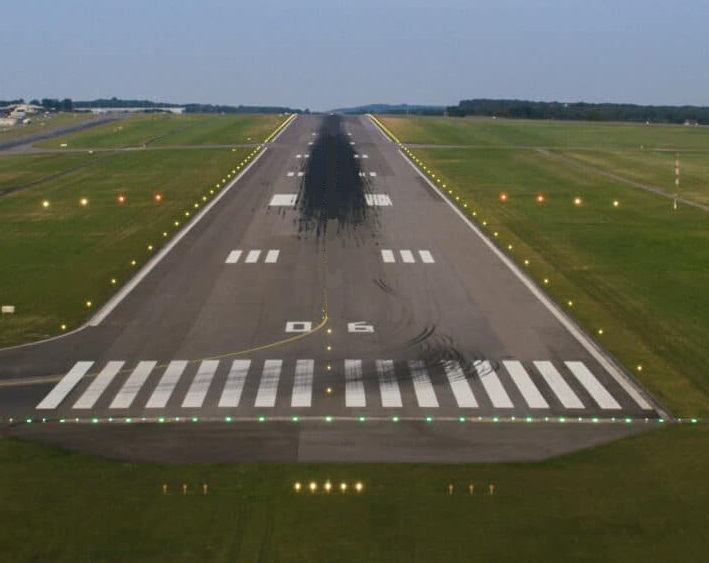
#> input picture files/gambar10.jpg, 709 x 563 px, found by its file name
$ python lane.py   (older library calls are emulated)
#> lines starting #> are read from the running program, lines starting #| are printed output that depends on the picture; after the words box and inside, x2 and y2 are one past the last pixel; in counts of white or black regions, pixels touching at a corner belong together
#> in main, original_frame is the input picture: shape (563, 709, 3); mean B, G, R 84.8, 98.2, 97.1
### edge_detection.py
import cv2 # Import the OpenCV library to enable computer vision
import numpy as np # Import the NumPy scientific computing library

# Author: Addison Sears-Collins
# https://automaticaddison.com
# Description: A collection of methods to detect help with edge detection

def binary_array(array, thresh, value=0):
  """
  Return a 2D binary array (mask) in which all pixels are either 0 or 1

  :param array: NumPy 2D array that we want to convert to binary values
  :param thresh: Values used for thresholding (inclusive)
  :param value: Output value when between the supplied threshold
  :return: Binary 2D array...
           number of rows x number of columns =
           number of pixels from top to bottom x number of pixels from
             left to right
  """
  if value == 0:
    # Create an array of ones with the same shape and type as
    # the input 2D array.
    binary = np.ones_like(array)

  else:
    # Creates an array of zeros with the same shape and type as
    # the input 2D array.
    binary = np.zeros_like(array)
    value = 1

  # If value == 0, make all values in binary equal to 0 if the
  # corresponding value in the input array is between the threshold
  # (inclusive). Otherwise, the value remains as 1. Therefore, the pixels
  # with the high Sobel derivative values (i.e. sharp pixel intensity
  # discontinuities) will have 0 in the corresponding cell of binary.
  binary[(array >= thresh[0]) & (array <= thresh[1])] = value

  return binary

def blur_gaussian(channel, ksize=3):
  """
  Implementation for Gaussian blur to reduce noise and detail in the image

  :param image: 2D or 3D array to be blurred
  :param ksize: Size of the small matrix (i.e. kernel) used to blur
                i.e. number of rows and number of columns
  :return: Blurred 2D image
  """
  return cv2.GaussianBlur(channel, (ksize, ksize), 0)

def mag_thresh(image, sobel_kernel=3, thresh=(0, 255)):
  """
  Implementation of Sobel edge detection

  :param image: 2D or 3D array to be blurred
  :param sobel_kernel: Size of the small matrix (i.e. kernel)
                       i.e. number of rows and columns
  :return: Binary (black and white) 2D mask image
  """
  # Get the magnitude of the edges that are vertically aligned on the image
  sobelx = np.absolute(sobel(image, orient='x', sobel_kernel=sobel_kernel))

  # Get the magnitude of the edges that are horizontally aligned on the image
  sobely = np.absolute(sobel(image, orient='y', sobel_kernel=sobel_kernel))

  # Find areas of the image that have the strongest pixel intensity changes
  # in both the x and y directions. These have the strongest gradients and
  # represent the strongest edges in the image (i.e. potential lane lines)
  # mag is a 2D array .. number of rows x number of columns = number of pixels
  # from top to bottom x number of pixels from left to right
  mag = np.sqrt(sobelx ** 2 + sobely ** 2)

  # Return a 2D array that contains 0s and 1s
  return binary_array(mag, thresh)

def sobel(img_channel, orient='x', sobel_kernel=3):
  """
  Find edges that are aligned vertically and horizontally on the image

  :param img_channel: Channel from an image
  :param orient: Across which axis of the image are we detecting edges?
  :sobel_kernel: No. of rows and columns of the kernel (i.e. 3x3 small matrix)
  :return: Image with Sobel edge detection applied
  """
  # cv2.Sobel(input image, data type, prder of the derivative x, order of the
  # derivative y, small matrix used to calculate the derivative)
  if orient == 'x':
    # Will detect differences in pixel intensities going from
        # left to right on the image (i.e. edges that are vertically aligned)
    sobel = cv2.Sobel(img_channel, cv2.CV_64F, 1, 0, sobel_kernel)
  if orient == 'y':
    # Will detect differences in pixel intensities going from
    # top to bottom on the image (i.e. edges that are horizontally aligned)
    sobel = cv2.Sobel(img_channel, cv2.CV_64F, 0, 1, sobel_kernel)

  return sobel

def threshold(channel, thresh=(128,255), thresh_type=cv2.THRESH_BINARY):
  """
  Apply a threshold to the input channel

  :param channel: 2D array of the channel data of an image/video frame
  :param thresh: 2D tuple of min and max threshold values
  :param thresh_type: The technique of the threshold to apply
  :return: Two outputs are returned:
             ret: Threshold that was used
             thresholded_image: 2D thresholded data.
  """
  # If pixel intensity is greater than thresh[0], make that value
  # white (255), else set it to black (0)


  return cv2.threshold(channel, thresh[0], thresh[1], thresh_type)

### lane.py
import cv2 # Import the OpenCV library to enable computer vision
import numpy as np # Import the NumPy scientific computing library
import edge_detection as edge # Handles the detection of lane lines
import matplotlib.pyplot as plt # Used for plotting and error checking

# Author: Addison Sears-Collins
# https://automaticaddison.com
# Description: Implementation of the Lane class

filename = 'gambar10.jpg'

class Lane:
  """
  Represents a lane on a road.
  """
  def __init__(self, orig_frame):
    """
      Default constructor

    :param orig_frame: Original camera image (i.e. frame)
    """
    self.orig_frame = orig_frame

    # This will hold an image with the lane lines
    self.lane_line_markings = None

    # This will hold the image after perspective transformation
    self.warped_frame = None
    self.transformation_matrix = None
    self.inv_transformation_matrix = None

    # (Width, Height) of the original video frame (or image)
    self.orig_image_size = self.orig_frame.shape[::-1][1:]

    width = self.orig_image_size[0]
    height = self.orig_image_size[1]
    self.width = width
    self.height = height

    # Four corners of the trapezoid-shaped region of interest
    # You need to find these corners manually.
    self.roi_points = np.float32([
      (274,184), # Top-left corner
      (0, 337), # Bottom-left corner
      (575,337), # Bottom-right corner
      (371,184) # Top-right corner
    ])

    # The desired corner locations  of the region of interest
    # after we perform perspective transformation.
    # Assume image width of 600, padding == 150.
    self.padding = int(0.25 * width) # padding from side of the image in pixels
    self.desired_roi_points = np.float32([
      [self.padding, 0], # Top-left corner
      [self.padding, self.orig_image_size[1]], # Bottom-left corner
      [self.orig_image_size[
        0]-self.padding, self.orig_image_size[1]], # Bottom-right corner
      [self.orig_image_size[0]-self.padding, 0] # Top-right corner
    ])

    # Histogram that shows the white pixel peaks for lane line detection
    self.histogram = None

    # Sliding window parameters
    self.no_of_windows = 10
    self.margin = int((1/12) * width)  # Window width is +/- margin
    self.minpix = int((1/24) * width)  # Min no. of pixels to recenter window

    # Best fit polynomial lines for left line and right line of the lane
    self.left_fit = None
    self.right_fit = None
    self.left_lane_inds = None
    self.right_lane_inds = None
    self.ploty = None
    self.left_fitx = None
    self.right_fitx = None
    self.leftx = None
    self.rightx = None
    self.lefty = None
    self.righty = None

    # Pixel parameters for x and y dimensions
    self.YM_PER_PIX = 10.0 / 1000 # meters per pixel in y dimension
    self.XM_PER_PIX = 3.7 / 781 # meters per pixel in x dimension

    # Radii of curvature and offset
    self.left_curvem = None
    self.right_curvem = None
    self.center_offset = None

  def calculate_car_position(self, print_to_terminal=False):
    """
    Calculate the position of the car relative to the center

    :param: print_to_terminal Display data to console if True
    :return: Offset from the center of the lane
    """
    # Assume the camera is centered in the image.
    # Get position of car in centimeters
    car_location = self.orig_frame.shape[1] / 2

    # Fine the x coordinate of the lane line bottom
    height = self.orig_frame.shape[0]
    bottom_left = self.left_fit[0]*height**2 + self.left_fit[
      1]*height + self.left_fit[2]
    bottom_right = self.right_fit[0]*height**2 + self.right_fit[
      1]*height + self.right_fit[2]

    center_lane = (bottom_right - bottom_left)/2 + bottom_left
    center_offset = (np.abs(car_location) - np.abs(
      center_lane)) * self.XM_PER_PIX * 100

    if print_to_terminal == True:
      print(str(center_offset) + 'cm')

    self.center_offset = center_offset

    return center_offset

  def calculate_curvature(self, print_to_terminal=False):
    """
    Calculate the road curvature in meters.

    :param: print_to_terminal Display data to console if True
    :return: Radii of curvature
    """
    # Set the y-value where we want to calculate the road curvature.
    # Select the maximum y-value, which is the bottom of the frame.
    y_eval = np.max(self.ploty)

    # Fit polynomial curves to the real world environment
    left_fit_cr = np.polyfit(self.lefty * self.YM_PER_PIX, self.leftx * (
      self.XM_PER_PIX), 2)
    right_fit_cr = np.polyfit(self.righty * self.YM_PER_PIX, self.rightx * (
      self.XM_PER_PIX), 2)

    # Calculate the radii of curvature
    left_curvem = ((1 + (2*left_fit_cr[0]*y_eval*self.YM_PER_PIX + left_fit_cr[
                    1])**2)**1.5) / np.absolute(2*left_fit_cr[0])
    right_curvem = ((1 + (2*right_fit_cr[
                    0]*y_eval*self.YM_PER_PIX + right_fit_cr[
                    1])**2)**1.5) / np.absolute(2*right_fit_cr[0])

    # Display on terminal window
    if print_to_terminal == True:
      print(left_curvem, 'm', right_curvem, 'm')

    self.left_curvem = left_curvem
    self.right_curvem = right_curvem

    return left_curvem, right_curvem

  def calculate_histogram(self,frame=None,plot=True):
    """
    Calculate the image histogram to find peaks in white pixel count

    :param frame: The warped image
    :param plot: Create a plot if True
    """
    if frame is None:
      frame = self.warped_frame

    # Generate the histogram
    self.histogram = np.sum(frame[int(
              frame.shape[0]/2):,:], axis=0)

    if plot == True:

      # Draw both the image and the histogram
      figure, (ax1, ax2) = plt.subplots(2,1) # 2 row, 1 columns
      figure.set_size_inches(10, 5)
      ax1.imshow(frame, cmap='gray')
      ax1.set_title("Warped Binary Frame")
      ax2.plot(self.histogram)
      ax2.set_title("Histogram Peaks")
      plt.show()

    return self.histogram

  def display_curvature_offset(self, frame=None, plot=False):
    """
    Display curvature and offset statistics on the image

    :param: plot Display the plot if True
    :return: Image with lane lines and curvature
    """
    image_copy = None
    if frame is None:
      image_copy = self.orig_frame.copy()
    else:
      image_copy = frame

    cv2.putText(image_copy,'Curve Radius: '+str((
      self.left_curvem+self.right_curvem)/2)[:7]+' m', (int((
      5/600)*self.width), int((
      20/338)*self.height)), cv2.FONT_HERSHEY_SIMPLEX, (float((
      0.5/600)*self.width)),(
      255,255,255),2,cv2.LINE_AA)
    cv2.putText(image_copy,'Center Offset: '+str(
      self.center_offset)[:7]+' cm', (int((
      5/600)*self.width), int((
      40/338)*self.height)), cv2.FONT_HERSHEY_SIMPLEX, (float((
      0.5/600)*self.width)),(
      255,255,255),2,cv2.LINE_AA)

    if plot==True:
      cv2.imshow("Image with Curvature and Offset", image_copy)

    return image_copy

  def get_lane_line_previous_window(self, left_fit, right_fit, plot=False):
    """
    Use the lane line from the previous sliding window to get the parameters
    for the polynomial line for filling in the lane line
    :param: left_fit Polynomial function of the left lane line
    :param: right_fit Polynomial function of the right lane line
    :param: plot To display an image or not
    """
    # margin is a sliding window parameter
    margin = self.margin

    # Find the x and y coordinates of all the nonzero
    # (i.e. white) pixels in the frame.
    nonzero = self.warped_frame.nonzero()
    nonzeroy = np.array(nonzero[0])
    nonzerox = np.array(nonzero[1])

    # Store left and right lane pixel indices
    left_lane_inds = ((nonzerox > (left_fit[0]*(
      nonzeroy**2) + left_fit[1]*nonzeroy + left_fit[2] - margin)) & (
      nonzerox < (left_fit[0]*(
      nonzeroy**2) + left_fit[1]*nonzeroy + left_fit[2] + margin)))
    right_lane_inds = ((nonzerox > (right_fit[0]*(
      nonzeroy**2) + right_fit[1]*nonzeroy + right_fit[2] - margin)) & (
      nonzerox < (right_fit[0]*(
      nonzeroy**2) + right_fit[1]*nonzeroy + right_fit[2] + margin)))
    self.left_lane_inds = left_lane_inds
    self.right_lane_inds = right_lane_inds

    # Get the left and right lane line pixel locations
    leftx = nonzerox[left_lane_inds]
    lefty = nonzeroy[left_lane_inds]
    rightx = nonzerox[right_lane_inds]
    righty = nonzeroy[right_lane_inds]

    self.leftx = leftx
    self.rightx = rightx
    self.lefty = lefty
    self.righty = righty

    # Fit a second order polynomial curve to each lane line
    left_fit = np.polyfit(lefty, leftx, 2)
    right_fit = np.polyfit(righty, rightx, 2)
    self.left_fit = left_fit
    self.right_fit = right_fit

    # Create the x and y values to plot on the image
    ploty = np.linspace(
      0, self.warped_frame.shape[0]-1, self.warped_frame.shape[0])
    left_fitx = left_fit[0]*ploty**2 + left_fit[1]*ploty + left_fit[2]
    right_fitx = right_fit[0]*ploty**2 + right_fit[1]*ploty + right_fit[2]
    self.ploty = ploty
    self.left_fitx = left_fitx
    self.right_fitx = right_fitx

    if plot==True:

      # Generate images to draw on
      out_img = np.dstack((self.warped_frame, self.warped_frame, (
                           self.warped_frame)))*255
      window_img = np.zeros_like(out_img)

      # Add color to the left and right line pixels
      out_img[nonzeroy[left_lane_inds], nonzerox[left_lane_inds]] = [255, 0, 0]
      out_img[nonzeroy[right_lane_inds], nonzerox[right_lane_inds]] = [
                                                                     0, 0, 255]
      # Create a polygon to show the search window area, and recast
      # the x and y points into a usable format for cv2.fillPoly()
      margin = self.margin
      left_line_window1 = np.array([np.transpose(np.vstack([
                                    left_fitx-margin, ploty]))])
      left_line_window2 = np.array([np.flipud(np.transpose(np.vstack([
                                    left_fitx+margin, ploty])))])
      left_line_pts = np.hstack((left_line_window1, left_line_window2))
      right_line_window1 = np.array([np.transpose(np.vstack([
                                     right_fitx-margin, ploty]))])
      right_line_window2 = np.array([np.flipud(np.transpose(np.vstack([
                                     right_fitx+margin, ploty])))])
      right_line_pts = np.hstack((right_line_window1, right_line_window2))

      # Draw the lane onto the warped blank image
      cv2.fillPoly(window_img, np.int_([left_line_pts]), (0,255, 0))
      cv2.fillPoly(window_img, np.int_([right_line_pts]), (0,255, 0))
      result = cv2.addWeighted(out_img, 1, window_img, 0.3, 0)

      # Plot the figures
      figure, (ax1, ax2, ax3) = plt.subplots(3,1) # 3 rows, 1 column
      figure.set_size_inches(10, 10)
      figure.tight_layout(pad=3.0)
      ax1.imshow(cv2.cvtColor(self.orig_frame, cv2.COLOR_BGR2RGB))
      ax2.imshow(self.warped_frame, cmap='gray')
      ax3.imshow(result)
      ax3.plot(left_fitx, ploty, color='yellow')
      ax3.plot(right_fitx, ploty, color='yellow')
      ax1.set_title("Original Frame")
      ax2.set_title("Warped Frame")
      ax3.set_title("Warped Frame With Search Window")
      plt.show()

  def get_lane_line_indices_sliding_windows(self, plot=False):
    """
    Get the indices of the lane line pixels using the
    sliding windows technique.

    :param: plot Show plot or not
    :return: Best fit lines for the left and right lines of the current lane
    """
    # Sliding window width is +/- margin
    margin = self.margin

    frame_sliding_window = self.warped_frame.copy()

    # Set the height of the sliding windows
    window_height = np.int(self.warped_frame.shape[0]/self.no_of_windows)

    # Find the x and y coordinates of all the nonzero
    # (i.e. white) pixels in the frame.
    nonzero = self.warped_frame.nonzero()
    nonzeroy = np.array(nonzero[0])
    nonzerox = np.array(nonzero[1])

    # Store the pixel indices for the left and right lane lines
    left_lane_inds = []
    right_lane_inds = []

    # Current positions for pixel indices for each window,
    # which we will continue to update
    leftx_base, rightx_base = self.histogram_peak()
    leftx_current = leftx_base
    rightx_current = rightx_base

    # Go through one window at a time
    no_of_windows = self.no_of_windows

    for window in range(no_of_windows):

      # Identify window boundaries in x and y (and right and left)
      win_y_low = self.warped_frame.shape[0] - (window + 1) * window_height
      win_y_high = self.warped_frame.shape[0] - window * window_height
      win_xleft_low = leftx_current - margin
      win_xleft_high = leftx_current + margin
      win_xright_low = rightx_current - margin
      win_xright_high = rightx_current + margin
      cv2.rectangle(frame_sliding_window,(win_xleft_low,win_y_low),(
        win_xleft_high,win_y_high), (255,255,255), 2)
      cv2.rectangle(frame_sliding_window,(win_xright_low,win_y_low),(
        win_xright_high,win_y_high), (255,255,255), 2)

      # Identify the nonzero pixels in x and y within the window
      good_left_inds = ((nonzeroy >= win_y_low) & (nonzeroy < win_y_high) &
                          (nonzerox >= win_xleft_low) & (
                           nonzerox < win_xleft_high)).nonzero()[0]
      good_right_inds = ((nonzeroy >= win_y_low) & (nonzeroy < win_y_high) &
                           (nonzerox >= win_xright_low) & (
                            nonzerox < win_xright_high)).nonzero()[0]

      # Append these indices to the lists
      left_lane_inds.append(good_left_inds)
      right_lane_inds.append(good_right_inds)

      # If you found > minpix pixels, recenter next window on mean position
      minpix = self.minpix
      if len(good_left_inds) > minpix:
        leftx_current = np.int(np.mean(nonzerox[good_left_inds]))
      if len(good_right_inds) > minpix:
        rightx_current = np.int(np.mean(nonzerox[good_right_inds]))

    # Concatenate the arrays of indices
    left_lane_inds = np.concatenate(left_lane_inds)
    right_lane_inds = np.concatenate(right_lane_inds)

    # Extract the pixel coordinates for the left and right lane lines
    leftx = nonzerox[left_lane_inds]
    lefty = nonzeroy[left_lane_inds]
    rightx = nonzerox[right_lane_inds]
    righty = nonzeroy[right_lane_inds]

    # Fit a second order polynomial curve to the pixel coordinates for
    # the left and right lane lines
    left_fit = np.polyfit(lefty, leftx, 2)
    right_fit = np.polyfit(righty, rightx, 2)

    self.left_fit = left_fit
    self.right_fit = right_fit

    if plot==True:

      # Create the x and y values to plot on the image
      ploty = np.linspace(
        0, frame_sliding_window.shape[0]-1, frame_sliding_window.shape[0])
      left_fitx = left_fit[0]*ploty**2 + left_fit[1]*ploty + left_fit[2]
      right_fitx = right_fit[0]*ploty**2 + right_fit[1]*ploty + right_fit[2]

      # Generate an image to visualize the result
      out_img = np.dstack((
        frame_sliding_window, frame_sliding_window, (
        frame_sliding_window))) * 255

      # Add color to the left line pixels and right line pixels
      out_img[nonzeroy[left_lane_inds], nonzerox[left_lane_inds]] = [255, 0, 0]
      out_img[nonzeroy[right_lane_inds], nonzerox[right_lane_inds]] = [
        0, 0, 255]

      # Plot the figure with the sliding windows
      figure, (ax1, ax2, ax3) = plt.subplots(3,1) # 3 rows, 1 column
      figure.set_size_inches(10, 10)
      figure.tight_layout(pad=3.0)
      ax1.imshow(cv2.cvtColor(self.orig_frame, cv2.COLOR_BGR2RGB))
      ax2.imshow(frame_sliding_window, cmap='gray')
      ax3.imshow(out_img)
      ax3.plot(left_fitx, ploty, color='yellow')
      ax3.plot(right_fitx, ploty, color='yellow')
      ax1.set_title("Original Frame")
      ax2.set_title("Warped Frame with Sliding Windows")
      ax3.set_title("Detected Lane Lines with Sliding Windows")
      plt.show()

    return self.left_fit, self.right_fit

  def get_line_markings(self, frame=None):
    """
    Isolates lane lines.

      :param frame: The camera frame that contains the lanes we want to detect
    :return: Binary (i.e. black and white) image containing the lane lines.
    """
    if frame is None:
      frame = self.orig_frame

    # Convert the video frame from BGR (blue, green, red)
    # color space to HLS (hue, saturation, lightness).
    hls = cv2.cvtColor(frame, cv2.COLOR_BGR2HLS)
#> hls: shape (563, 709, 3); mean of channels 0, 1, 2 43.6, 91.6, 62.8

    ################### Isolate possible lane line edges ######################

    # Perform Sobel edge detection on the L (lightness) channel of
    # the image to detect sharp discontinuities in the pixel intensities
    # along the x and y axis of the video frame.
    # sxbinary is a matrix full of 0s (black) and 255 (white) intensity values
    # Relatively light pixels get made white. Dark pixels get made black.
    _, sxbinary = edge.threshold(hls[:, :, 1], thresh=(120, 255))
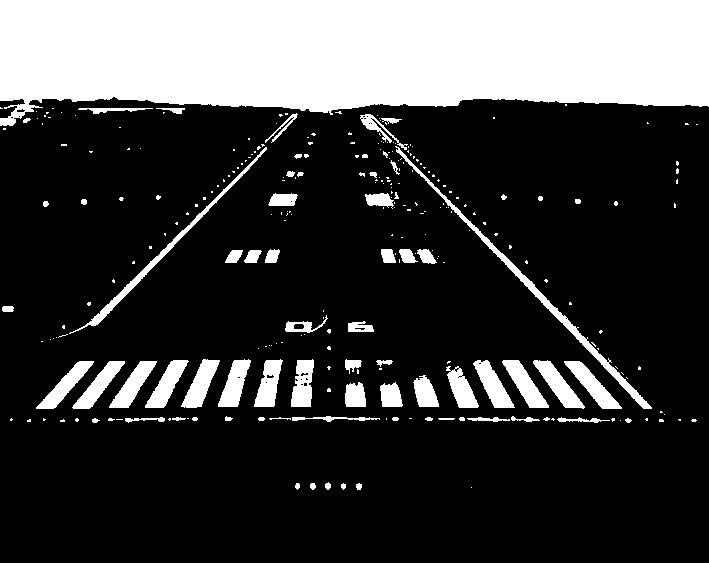
#> sxbinary: shape (563, 709); 24% white; 278 white regions (207 under 20 px), largest, box (x1, y1, x2, y2) and area: (0, 0, 709, 126) 74036, (395, 146, 652, 409) 2036, (69, 147, 267, 334) 1276
    sxbinary = edge.blur_gaussian(sxbinary, ksize=3) # Reduce noise

    # 1s will be in the cells with the highest Sobel derivative values
    # (i.e. strongest lane line edges)
    sxbinary = edge.mag_thresh(sxbinary, sobel_kernel=3, thresh=(110, 255))
#> in sobel, `sobel = cv2.Sobel(img_channel, cv2.CV_64F, 1, 0, sobel_kernel)`:
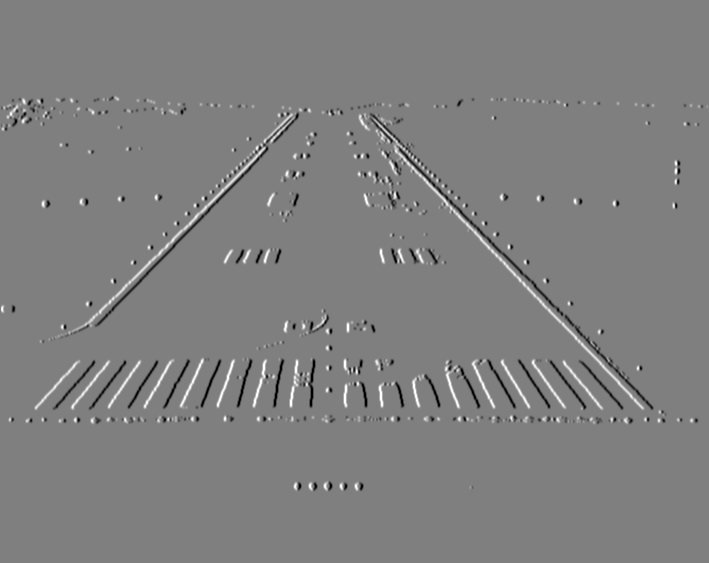
#> sobel: shape (563, 709) float64; min -764, max 764, mean 0; drawn with min black and max white
#> in mag_thresh, `sobelx = np.absolute(sobel(image, orient='x', sobel_kernel=sobel_kerne..`:
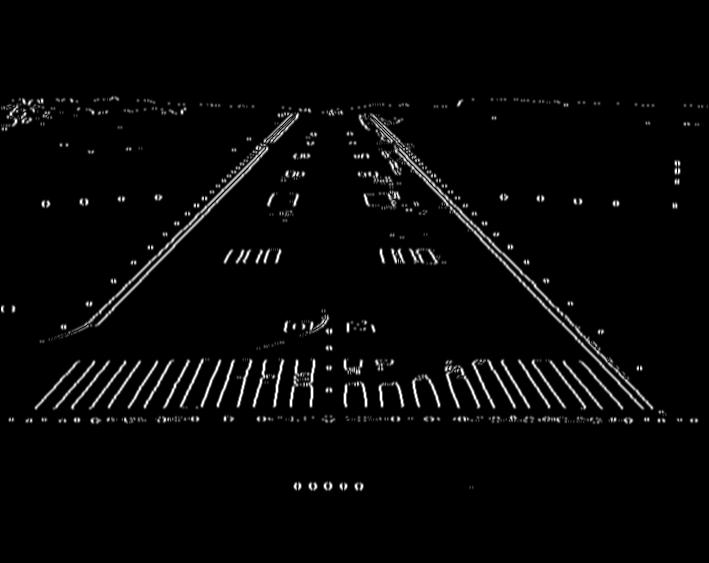
#> sobelx: shape (563, 709) float64; min 0, max 764, mean 20; drawn with min black and max white
#> (the rest of the program and of its run is left out)
